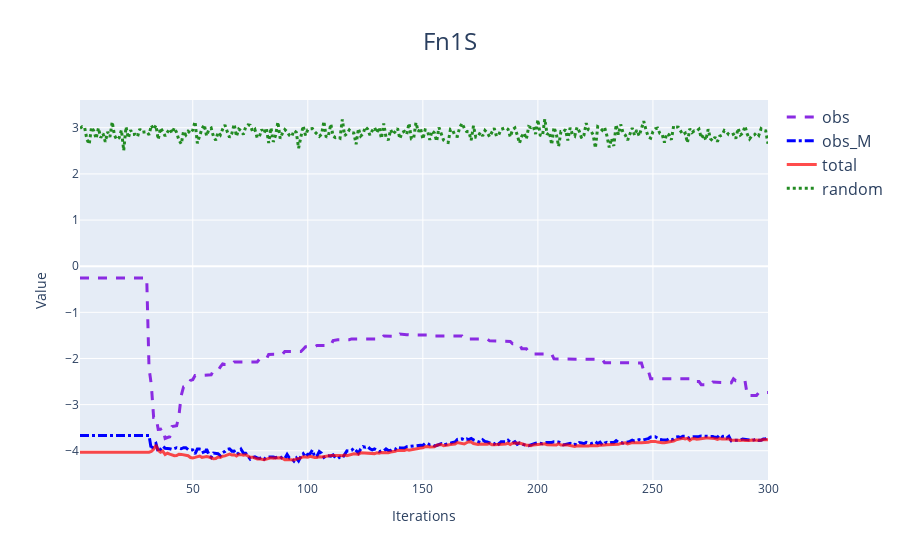
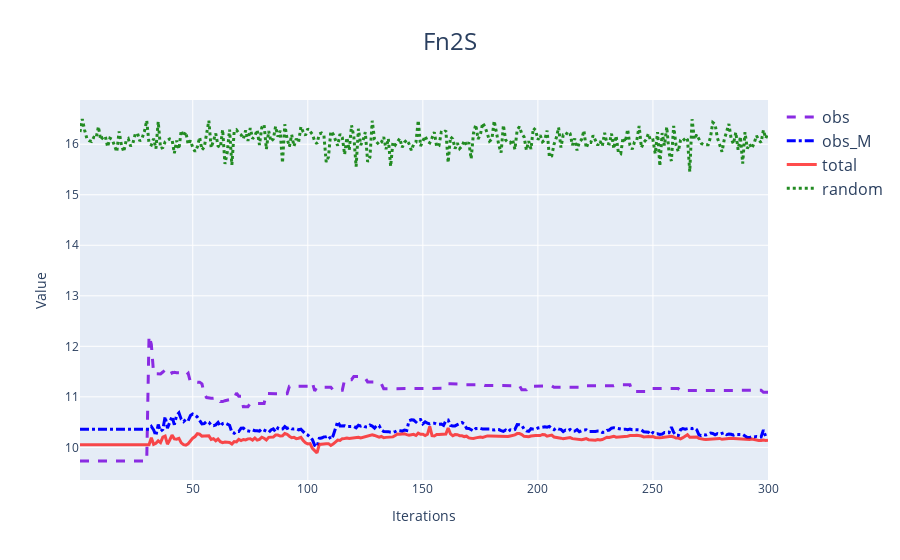
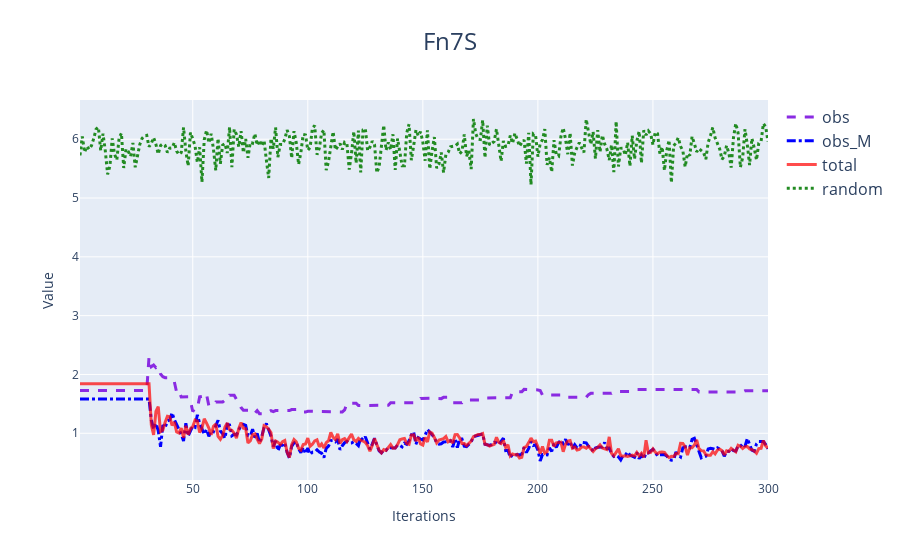
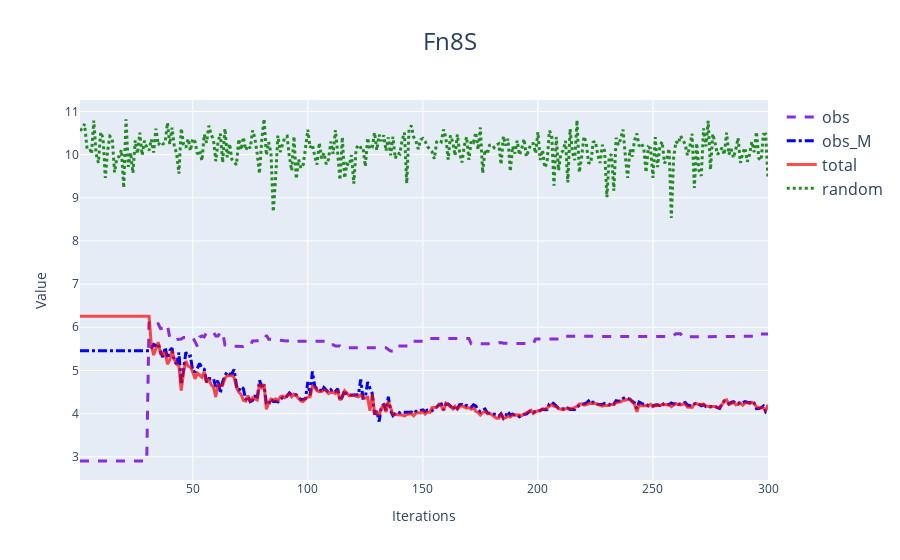

Notebook code cell kept with these figures, in order:
### Code cell
for func in funcs:

    noise = 'S'
    funcname = func+noise
    f = choose(funcname)[1]
    realmin = mindata[funcs.index(func)]

    df = pd.read_csv('data\\obs.csv')
    subdf = df[df['Function']==func]
    subsubdf = subdf[subdf['Noise level']==noise]
    obs_data = subsubdf['Real value(obs)'].to_numpy()
    obs = obs_data.reshape(30,300).mean(axis=0)
    obs_res = np.log(obs - realmin)

    df = pd.read_csv('data\\obs_M.csv')
    subdf = df[df['Function']==func]
    subsubdf = subdf[subdf['Noise level']==noise]
    obs_M_data = subsubdf['Real value(obs_M)'].to_numpy()
    obs_M = obs_M_data.reshape(30,300).mean(axis=0)
    obs_M_res = np.log(obs_M  - realmin)

    df = pd.read_csv('data\\total.csv')
    subdf = df[df['Function']==func]
    subsubdf = subdf[subdf['Noise level']==noise]
    total_data = subsubdf['Real value(total)'].to_numpy()
    total = total_data.reshape(30,300).mean(axis=0)
    total_res = np.log(total - realmin)

    df = pd.read_csv('data\\Random2D.csv',header=None)
    random_data = f(df.to_numpy())
    random = random_data.reshape(30,300).mean(axis=0)
    random_res = np.log(random - realmin)

    plot_curves(funcname, obs_res, obs_M_res, total_res, random_res)

### Figure 1 — Plotly figure (JSON) as saved in the notebook; plotly's stock layout.template omitted (floating-point values rounded to 4 significant figures; data arrays with more than 128 entries replaced by an {"elided": "..."} marker saying what was removed)
{"data": [{"line": {"color": "rgba(138,43,226, 1)", "dash": "dash", "width": 3}, "mode": "lines", "name": "obs", "type": "scatter", "x": {"elided": "300 int values"}, "y": {"elided": "300 float values"}}, {"line": {"color": "blue", "dash": "dashdot", "width": 3}, "mode": "lines", "name": "obs_M", "type": "scatter", "x": {"elided": "300 int values"}, "y": {"elided": "300 float values"}}, {"line": {"color": "rgba(255, 0, 0, 0.7)", "width": 3}, "mode": "lines", "name": "total", "type": "scatter", "x": {"elided": "300 int values"}, "y": {"elided": "300 float values"}}, {"line": {"color": "rgba(34,139,34, 1)", "dash": "dot", "width": 3}, "mode": "lines", "name": "random", "type": "scatter", "x": {"elided": "300 int values"}, "y": {"elided": "300 float values"}}], "layout": {"autosize": true, "legend": {"font": {"size": 16}, "title": {}}, "showlegend": true, "title": {"font": {"size": 24}, "text": "Fn1S", "x": 0.5}, "xaxis": {"title": {"text": "Iterations"}}, "yaxis": {"title": {"text": "Value"}}}}

### Figure 2 — Plotly figure (JSON) as saved in the notebook; plotly's stock layout.template omitted (floating-point values rounded to 4 significant figures; data arrays with more than 128 entries replaced by an {"elided": "..."} marker saying what was removed)
{"data": [{"line": {"color": "rgba(138,43,226, 1)", "dash": "dash", "width": 3}, "mode": "lines", "name": "obs", "type": "scatter", "x": {"elided": "300 int values"}, "y": {"elided": "300 float values"}}, {"line": {"color": "blue", "dash": "dashdot", "width": 3}, "mode": "lines", "name": "obs_M", "type": "scatter", "x": {"elided": "300 int values"}, "y": {"elided": "300 float values"}}, {"line": {"color": "rgba(255, 0, 0, 0.7)", "width": 3}, "mode": "lines", "name": "total", "type": "scatter", "x": {"elided": "300 int values"}, "y": {"elided": "300 float values"}}, {"line": {"color": "rgba(34,139,34, 1)", "dash": "dot", "width": 3}, "mode": "lines", "name": "random", "type": "scatter", "x": {"elided": "300 int values"}, "y": {"elided": "300 float values"}}], "layout": {"autosize": true, "legend": {"font": {"size": 16}, "title": {}}, "showlegend": true, "title": {"font": {"size": 24}, "text": "Fn2S", "x": 0.5}, "xaxis": {"title": {"text": "Iterations"}}, "yaxis": {"title": {"text": "Value"}}}}

### Figure 3 — Plotly figure (JSON) as saved in the notebook; plotly's stock layout.template omitted (floating-point values rounded to 4 significant figures; data arrays with more than 128 entries replaced by an {"elided": "..."} marker saying what was removed)
{"data": [{"line": {"color": "rgba(138,43,226, 1)", "dash": "dash", "width": 3}, "mode": "lines", "name": "obs", "type": "scatter", "x": {"elided": "300 int values"}, "y": {"elided": "300 float values"}}, {"line": {"color": "blue", "dash": "dashdot", "width": 3}, "mode": "lines", "name": "obs_M", "type": "scatter", "x": {"elided": "300 int values"}, "y": {"elided": "300 float values"}}, {"line": {"color": "rgba(255, 0, 0, 0.7)", "width": 3}, "mode": "lines", "name": "total", "type": "scatter", "x": {"elided": "300 int values"}, "y": {"elided": "300 float values"}}, {"line": {"color": "rgba(34,139,34, 1)", "dash": "dot", "width": 3}, "mode": "lines", "name": "random", "type": "scatter", "x": {"elided": "300 int values"}, "y": {"elided": "300 float values"}}], "layout": {"autosize": true, "legend": {"font": {"size": 16}, "title": {}}, "showlegend": true, "title": {"font": {"size": 24}, "text": "Fn7S", "x": 0.5}, "xaxis": {"title": {"text": "Iterations"}}, "yaxis": {"title": {"text": "Value"}}}}

### Figure 4 — Plotly figure (JSON) as saved in the notebook; plotly's stock layout.template omitted (floating-point values rounded to 4 significant figures; data arrays with more than 128 entries replaced by an {"elided": "..."} marker saying what was removed)
{"data": [{"line": {"color": "rgba(138,43,226, 1)", "dash": "dash", "width": 3}, "mode": "lines", "name": "obs", "type": "scatter", "x": {"elided": "300 int values"}, "y": {"elided": "300 float values"}}, {"line": {"color": "blue", "dash": "dashdot", "width": 3}, "mode": "lines", "name": "obs_M", "type": "scatter", "x": {"elided": "300 int values"}, "y": {"elided": "300 float values"}}, {"line": {"color": "rgba(255, 0, 0, 0.7)", "width": 3}, "mode": "lines", "name": "total", "type": "scatter", "x": {"elided": "300 int values"}, "y": {"elided": "300 float values"}}, {"line": {"color": "rgba(34,139,34, 1)", "dash": "dot", "width": 3}, "mode": "lines", "name": "random", "type": "scatter", "x": {"elided": "300 int values"}, "y": {"elided": "300 float values"}}], "layout": {"autosize": true, "legend": {"font": {"size": 16}, "title": {}}, "showlegend": true, "title": {"font": {"size": 24}, "text": "Fn8S", "x": 0.5}, "xaxis": {"title": {"text": "Iterations"}}, "yaxis": {"title": {"text": "Value"}}}}
